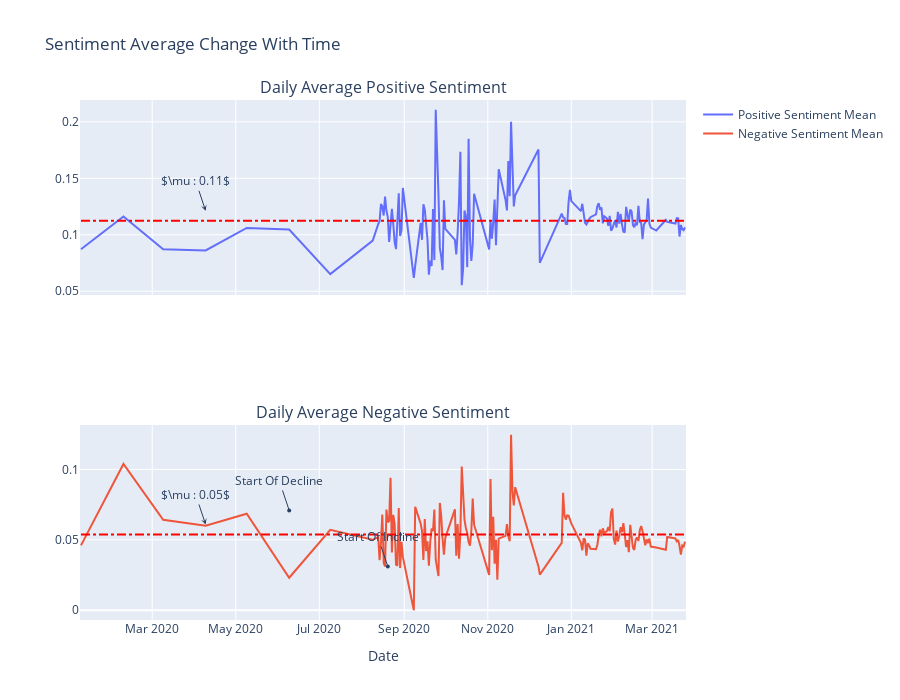

This figure's notebook cell:
### Code cell
b_date_mean = data.groupby(by='date').mean().reset_index()
b_date_std = data.groupby(by='date').std().reset_index()


fig = make_subplots(rows=2, cols=1,shared_xaxes=True,subplot_titles=('Daily Average Positive Sentiment',  'Daily Average Negative Sentiment'))

fig.add_trace(
    go.Scatter(x=b_date_mean['date'], y=b_date_mean['Positive Sentiment'],name='Positive Sentiment Mean'),
    row=1, col=1
)

    
# 
fig.add_shape(type="line",
    x0=b_date_mean['date'].values[0], y0=b_date_mean['Positive Sentiment'].mean(), x1=b_date_mean['date'].values[-1], y1=b_date_mean['Positive Sentiment'].mean(),
    line=dict(
        color="Red",
        width=2,
        dash="dashdot",
    ),
        name='Mean'
)

fig.add_annotation(x=b_date_mean['date'].values[3], y=b_date_mean['Positive Sentiment'].mean(),
            text=r"$\mu : {:.2f}$".format(b_date_mean['Positive Sentiment'].mean()),
            showarrow=True,
            arrowhead=3,
            yshift=10)



fig.add_trace(
    go.Scatter(x=b_date_mean['date'], y=b_date_mean['Negative Sentiment'],name='Negative Sentiment Mean'),
    row=2, col=1
)

#negative mean
fig.add_shape(type="line",
    x0=b_date_mean['date'].values[0], y0=b_date_mean['Negative Sentiment'].mean(), x1=b_date_mean['date'].values[-1], y1=b_date_mean['Negative Sentiment'].mean(),
    line=dict(
        color="Red",
        width=2,
        dash="dashdot",
    ),
        name='Mean',
        xref='x2', 
        yref='y2'
)

fig.add_annotation(x=b_date_mean['date'].values[3], y=b_date_mean['Negative Sentiment'].mean(),
            text=r"$\mu : {:.2f}$".format(b_date_mean['Negative Sentiment'].mean()),
            showarrow=True,
            arrowhead=3,
            yshift=10,
            xref='x2', 
            yref='y2')



fig.add_annotation(x=b_date_mean['date'].values[5], y=b_date_mean['Negative Sentiment'].mean()+0.01,
            text=r"Start Of Decline",
            showarrow=True,
            arrowhead=6,
            yshift=10,
            xref='x2', 
            yref='y2')

fig.add_annotation(x=b_date_mean['date'].values[15], y=.024,
            text=r"Start Of Incline",
            showarrow=True,
            arrowhead=6,
            yshift=10,
            xref='x2', 
            yref='y2')

fig['layout']['xaxis2']['title'] = 'Date'
fig.update_layout(height=700, width=900, title_text="Sentiment Average Change With Time")
fig.show()

### Figure 1 — Plotly figure (JSON) as saved in the notebook; plotly's stock layout.template omitted (floating-point values rounded to 4 significant figures; data arrays with more than 128 entries replaced by an {"elided": "..."} marker saying what was removed)
{"data": [{"name": "Positive Sentiment Mean", "type": "scatter", "x": {"elided": "148 str values"}, "xaxis": "x", "y": {"elided": "148 float values"}, "yaxis": "y"}, {"name": "Negative Sentiment Mean", "type": "scatter", "x": {"elided": "148 str values"}, "xaxis": "x2", "y": {"elided": "148 float values"}, "yaxis": "y2"}], "layout": {"annotations": [{"font": {"size": 16}, "showarrow": false, "text": "Daily Average Positive Sentiment", "x": 0.5, "xanchor": "center", "xref": "paper", "y": 1, "yanchor": "bottom", "yref": "paper"}, {"font": {"size": 16}, "showarrow": false, "text": "Daily Average Negative Sentiment", "x": 0.5, "xanchor": "center", "xref": "paper", "y": 0.375, "yanchor": "bottom", "yref": "paper"}, {"arrowhead": 3, "showarrow": true, "text": "$\\mu : 0.11$", "x": "2020-04-09", "y": 0.1123, "yshift": 10}, {"arrowhead": 3, "showarrow": true, "text": "$\\mu : 0.05$", "x": "2020-04-09", "xref": "x2", "y": 0.05382, "yref": "y2", "yshift": 10}, {"arrowhead": 6, "showarrow": true, "text": "Start Of Decline", "x": "2020-06-09", "xref": "x2", "y": 0.06382, "yref": "y2", "yshift": 10}, {"arrowhead": 6, "showarrow": true, "text": "Start Of Incline", "x": "2020-08-20", "xref": "x2", "y": 0.024, "yref": "y2", "yshift": 10}], "height": 700, "shapes": [{"line": {"color": "Red", "dash": "dashdot", "width": 2}, "name": "Mean", "type": "line", "x0": "2020-01-09", "x1": "2021-03-25", "y0": 0.1123, "y1": 0.1123}, {"line": {"color": "Red", "dash": "dashdot", "width": 2}, "name": "Mean", "type": "line", "x0": "2020-01-09", "x1": "2021-03-25", "xref": "x2", "y0": 0.05382, "y1": 0.05382, "yref": "y2"}], "title": {"text": "Sentiment Average Change With Time"}, "width": 900, "xaxis": {"anchor": "y", "domain": [0, 1], "matches": "x2", "showticklabels": false}, "xaxis2": {"anchor": "y2", "domain": [0, 1], "title": {"text": "Date"}}, "yaxis": {"anchor": "x", "domain": [0.625, 1]}, "yaxis2": {"anchor": "x2", "domain": [0, 0.375]}}}
